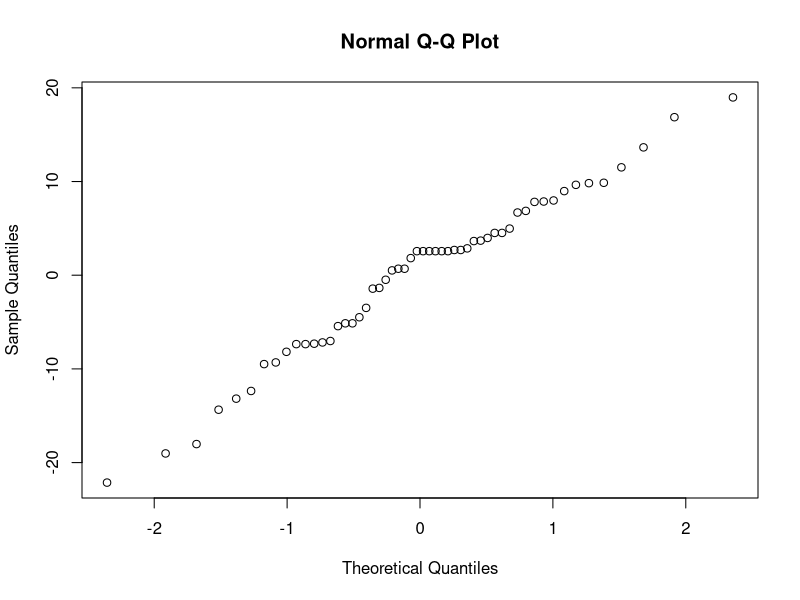
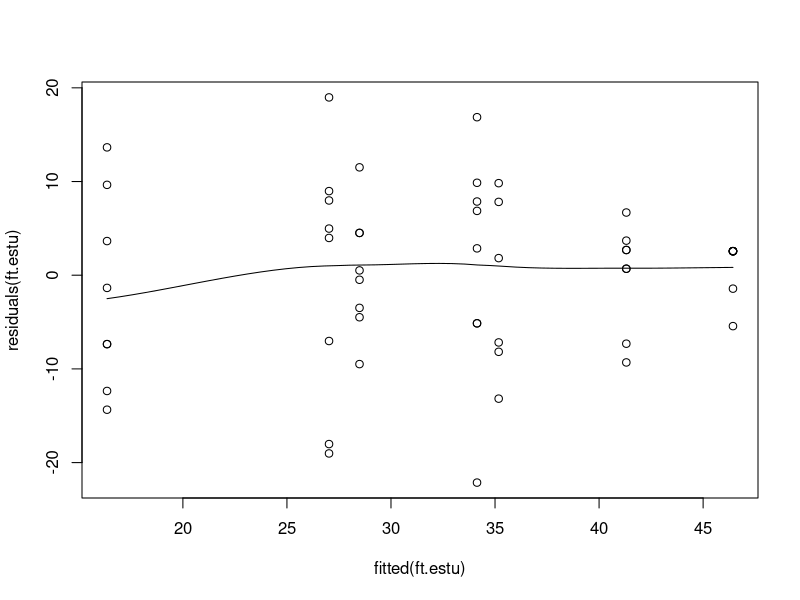
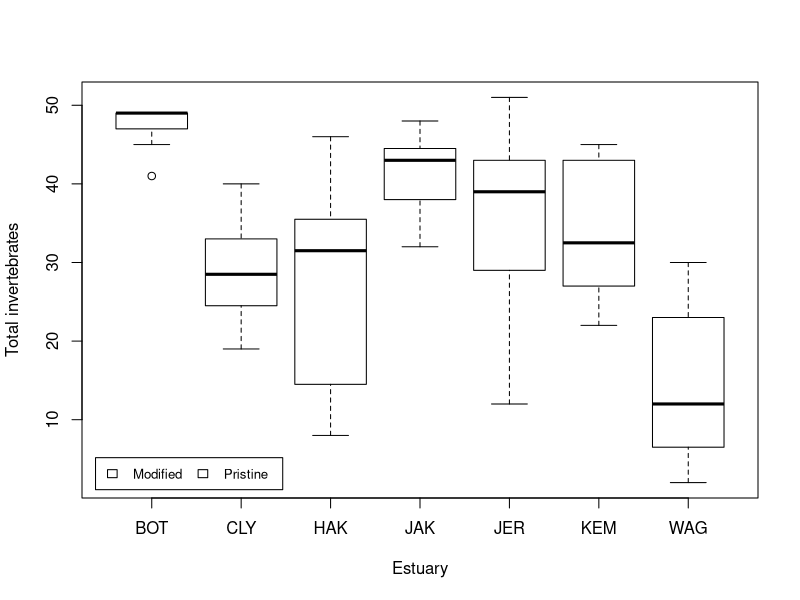

R code for these plots, in order: (Note: this script raises an error after producing the figures.)
########## Mixed Models 1 ##########

remove(list = ls())

library(lme4)

Estuaries <- read.csv("Estuaries.csv", header = T)

#Fit a model for any dependent variables with a continuous distribution
ft.estu <- lmer(Total ~ Modification + (1|Estuary),data = Estuaries, REML=T)
#Total= dependent, Modificaiton = fixed, Estuary = random effect

#Assumption of normality reasonable if in a straight line
qqnorm(residuals(ft.estu))

#Diff in Variability between estuaries but variability doesn't increase w/ mean
scatter.smooth(residuals(ft.estu)~fitted(ft.estu))

#Fit full model by max likelihood & second model that lacks fixed effect oof modification
ft.estu <- lmer(Total ~ Modification + (1|Estuary), data=Estuaries, REML=F)
ft.estu.0 <- lmer(Total ~ (1|Estuary), data=Estuaries, REML=F)

#Compare both models w/ likelihood ratio test
anova(ft.estu.0,ft.estu) #shows effect of Modification p = 0.02385

#Calculate confidence intervals for each model 
confint(ft.estu) #effect of Modification has 95% confide4nce intervals that doo not overlap zero

nBoot=1000
lrStat=rep(NA,nBoot)
ft.null <- lm(Total~Modification,data=Estuaries)#null model
ft.alt <- lmer(Total~Modification+(1|Estuary),data=Estuaries,REML=F)#alternate model
lrObs <- 2*logLik(ft.alt) - 2*logLik(ft.null) #observed test stat
for(iBoot in 1:nBoot)
{
  Estuaries$TotalSim=unlist(simulate(ft.null)) #resampled data
  bNull <- lm(TotalSim~Modification,data=Estuaries)#null model
  bAlt <- lmer(TotalSim~Modification+(1|Estuary),data=Estuaries,REML=F)#alternate model
  lrStat[iBoot] <- 2*logLik(bAlt) - 2*logLik(bNull)#resampled test stat
}
mean(lrStat>lrObs) #P-value for test of Estuary effect

#Graph
ModEst <- unique(Estuaries[c("Estuary", "Modification")]) #find which Estuaries are modified
cols <- as.numeric(ModEst[order(ModEst[,1]),2])+3 #Assign colour by modification
boxplot(Total~ Estuary,data=Estuaries,col=cols,xlab="Estuary",ylab="Total invertebrates")
legend("bottomleft", inset=.02,
       c(" Modified "," Pristine "), fill=unique(cols), horiz=TRUE, cex=0.8)

is.mod <- as.numeric(ModEst[order(ModEst[,1]),2])-1 #0 if Modified, 1 if Pristine
Est.means <- coef(ft.estu)$Estuary[,1]+coef(ft.estu)$Estuary[,2]*is.mod #Model means
stripchart(Est.means~ sort(unique(Estuary)),data=Estuaries,pch=18,col="red",vertical = TRUE,add=TRUE)

##########################################################################################################################################
########## Mixed Models 2 ##########

#Look at data and cross tabulation
Estuaries[1:10,]
xtabs(~ Estuary + Site, Estuaries, sparse = TRUE)

#Convert Site to a factor and create a new variable (SiteWithin= combo of Estuary and Site) ==> Create unique label for each site in the data
Estuaries$Site <- as.factor(Estuaries$Site)

Estuaries$SiteWithin <- with(Estuaries, factor(Estuary:Site))

#Check to see that each site is nested in only one Estuary
xtabs(~ Estuary + SiteWithin, Estuaries, sparse = TRUE)

#Fit a modoel for total abundance
fit.mod <- lmer(Total ~ Modification + (1|Estuary) + (1|SiteWithin), data = Estuaries)
summary(fit.mod)

#Fit wrong model to see if there's a difference of labels
fit.wrong <- lmer(Total ~ Modification + (1|Estuary) + (1|Site), data = Estuaries)
summary(fit.wrong )

#Look for straight line relationship on normal quantile plot & look for a fan and U-shape on the residual vs. fitted plot
par(mfrow=c(1,2))
qqnorm(residuals(fit.mod))
scatter.smooth(residuals(fit.mod)~fitted(fit.mod))

#Transform for better response
fit.mod <- lmer(log(Total) ~ Modification + (1|Estuary) + (1|SiteWithin), data = Estuaries)
par(mfrow=c(1,2))
qqnorm(residuals(fit.mod))
scatter.smooth(residuals(fit.mod)~fitted(fit.mod)) #residual plot

#Obtain approximate p-values for fixed effects
ft.mod <- lmer(log(Total)~Modification + (1|Estuary) + (1|SiteWithin), data=Estuaries, REML=F)
ft.mod.0 <- lmer(log(Total)~(1|Estuary) + (1|SiteWithin), data=Estuaries, REML=F)

#Parametric boootstrap
nBoot=1000
lrStat <- rep(NA,nBoot)
ft.null <- lmer(log(Total) ~ Modification + (1|Estuary) , Estuaries, REML=F)#null model
ft.alt <- lmer(log(Total) ~ Modification + (1|Estuary) + (1|SiteWithin), Estuaries, REML=F)#alternate model
lrObs <- 2*logLik(ft.alt) - 2*logLik(ft.null) #observed test stat
for(iBoot in 1:nBoot)
{
  Estuaries$logTotalSim <- unlist(simulate(ft.null)) #resampled data
  bNull <- lmer(logTotalSim~Modification + (1|Estuary) , Estuaries, REML=F)#null model
  bAlt <- lmer(logTotalSim~Modification+(1|Estuary)+ (1|SiteWithin), Estuaries, REML=F)#alternate model
  lrStat[iBoot] <- 2*logLik(bAlt) - 2*logLik(bNull)#resampled test stat
}
mean(lrStat>lrObs) #P-value for test of Estuary effect
anova(ft.mod.0,ft.mod)

##########################################################################################################################################
########## Mixed Models 3 ##########

#Create variable to model presence/absence
Estuaries$HydroidPres <- Estuaries$Hydroid > 0

#Fit model for presence/absence of hydroids
fit.bin <- glmer(HydroidPres ~ Modification + (1|Estuary), family=binomial, data=Estuaries)

#Examine residual plots to check assumptions
par(mfrow=c(1,2))
plot(residuals(fit.bin)~fitted(fit.bin),main="residuals v.s. Fitted")
qqnorm(residuals(fit.bin))

#Use parametric bootstrap 
nBoot <- 1000
lrStat <- rep(NA,nBoot)
ft.null <- glmer(HydroidPres ~ 1 + (1|Estuary) ,family=binomial, data=Estuaries) #null model
ft.alt <- glmer(HydroidPres ~ Modification + (1|Estuary) ,family=binomial, data=Estuaries) #alternate model

lrObs <- 2*logLik(ft.alt) - 2*logLik(ft.null) #observed test stat

for(iBoot in 1:nBoot)
{
  Estuaries$HydroidPresSim <- unlist(simulate(ft.null)) #resampled data
  tryCatch({#sometimes the glmer code doesn't converge
    
    bNull <- glmer(HydroidPresSim ~ 1 + (1|Estuary) ,family=binomial, data=Estuaries)#null model
    bAlt <- glmer(HydroidPresSim ~ Modification + (1|Estuary) ,family=binomial, data=Estuaries)#alternate model
    lrStat[iBoot] <- 2*logLik(bAlt) - 2*logLik(bNull) #resampled test stat
  },warning=function(war) {lrStat[iBoot]=NA},error=function(err){lrStat[iBoot]=NA}) #if code doesn't converge skip sim
}
mean(lrStat>lrObs,na.rm=T) #P-value for test of Estuary effect

#Model the counts of hydroids
fit.pois <- glmer(Hydroid ~ Modification + (1|Estuary) ,family=poisson, data=Estuaries)

#Check the assumptions
par(mfrow=c(1,2))
plot(residuals(fit.pois)~fitted(fit.pois),main="Residuals vs. Fitted")
qqnorm(residuals(fit.pois))

#Parametric bootstrap to test for an effect of Modification
nBoot <- 1000
lrStat <- rep(NA,nBoot)
ft.null <- glmer(Hydroid ~ 1 + (1|Estuary) ,family=poisson, data=Estuaries) #null model
ft.alt <- glmer(Hydroid ~ Modification + (1|Estuary) ,family=poisson, data=Estuaries) #alternate model

lrObs <- 2*logLik(ft.alt) - 2*logLik(ft.null) #observed test stat
for(iBoot in 1:nBoot)
{
  Estuaries$HydroidSim <- unlist(simulate(ft.null)) #resampled data
  tryCatch({
    bNull <- glmer(HydroidSim ~ 1 + (1|Estuary)  ,family=poisson, data=Estuaries)#null model
    bAlt <- glmer(HydroidSim ~ Modification + (1|Estuary) ,family=poisson, data=Estuaries) #alternate model
    lrStat[iBoot] <- 2*logLik(bAlt) - 2*logLik(bNull) #resampled test stat
  },warning=function(war) {lrStat[iBoot]=NA},error=function(err){lrStat[iBoot]=NA})  #if code doesn't converge skip sim#   lrStat[iBoot]
}
mean(lrStat>lrObs,na.rm=TRUE) #P-value for test of Estuary effect

#Model counts of bryozoan, Schizoporella errata
fit.pois2 <- glmer(Schizoporella.errata ~ Modification + (1|Estuary), family=poisson,  data=Estuaries)
par(mfrow=c(1,2))
plot(residuals(fit.pois)~fitted(fit.pois),main="residuals vs. Fitted")
qqnorm(residuals(fit.pois))

#Communicate results
fit.pois <- glmer(Hydroid ~ Modification + (1|Estuary) ,family=poisson, data=Estuaries)
means <- fitted(fit.pois) #this will give the estimate at each data point
ModEst <- unique(Estuaries[c("Estuary", "Modification")])#find which Estuaries are modified
cols <- as.numeric(ModEst[order(ModEst[,1]),2])+3 #Assign colour by modification
boxplot(Hydroid~ Estuary,data=Estuaries,col=cols,xlab="Estuary",ylab="Count of hydroids")
legend("topleft", inset=.02,
       c("Modified","Pristine"), fill=unique(cols), horiz=TRUE, cex=0.8)

Est.means <- summarize(means,Estuaries$Estuary, mean)$means #extract means by Estuary
stripchart(Est.means~ sort(unique(Estuary)),data=Estuaries,pch=18,col="red",vertical = TRUE,add=TRUE) #plot means by estuary
